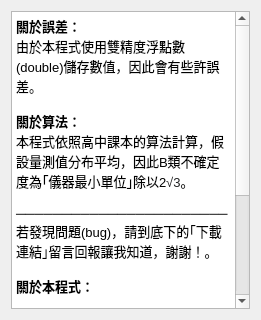
<?xml version="1.0" encoding="UTF-8"?>
<ui version="4.0">
 <class>Frame</class>
 <widget class="QFrame" name="Frame">
  <property name="geometry">
   <rect>
    <x>0</x>
    <y>0</y>
    <width>261</width>
    <height>320</height>
   </rect>
  </property>
  <property name="windowTitle">
   <string>Frame</string>
  </property>
  <layout class="QGridLayout" name="gridLayout_2">
   <item row="0" column="0">
    <layout class="QGridLayout" name="gridLayout">
     <item row="0" column="0">
      <widget class="QTextBrowser" name="textBrowser">
       <property name="html">
        <string>&lt;!DOCTYPE HTML PUBLIC &quot;-//W3C//DTD HTML 4.0//EN&quot; &quot;http://www.w3.org/TR/REC-html40/strict.dtd&quot;&gt;
&lt;html&gt;&lt;head&gt;&lt;meta name=&quot;qrichtext&quot; content=&quot;1&quot; /&gt;&lt;style type=&quot;text/css&quot;&gt;
p, li { white-space: pre-wrap; }
&lt;/style&gt;&lt;/head&gt;&lt;body style=&quot; font-family:'PMingLiU'; font-size:9pt; font-weight:400; font-style:normal;&quot;&gt;
&lt;p style=&quot; margin-top:0px; margin-bottom:0px; margin-left:0px; margin-right:0px; -qt-block-indent:0; text-indent:0px;&quot;&gt;&lt;span style=&quot; font-size:10pt; font-weight:600;&quot;&gt;關於誤差：&lt;/span&gt;&lt;/p&gt;
&lt;p style=&quot; margin-top:0px; margin-bottom:0px; margin-left:0px; margin-right:0px; -qt-block-indent:0; text-indent:0px;&quot;&gt;&lt;span style=&quot; font-size:10pt;&quot;&gt;由於本程式使用雙精度浮點數(double)儲存數值，因此會有些許誤差。&lt;/span&gt;&lt;/p&gt;
&lt;p style=&quot;-qt-paragraph-type:empty; margin-top:0px; margin-bottom:0px; margin-left:0px; margin-right:0px; -qt-block-indent:0; text-indent:0px; font-size:10pt;&quot;&gt;&lt;br /&gt;&lt;/p&gt;
&lt;p style=&quot; margin-top:0px; margin-bottom:0px; margin-left:0px; margin-right:0px; -qt-block-indent:0; text-indent:0px;&quot;&gt;&lt;span style=&quot; font-size:10pt; font-weight:600;&quot;&gt;關於算法：&lt;/span&gt;&lt;/p&gt;
&lt;p style=&quot; margin-top:0px; margin-bottom:0px; margin-left:0px; margin-right:0px; -qt-block-indent:0; text-indent:0px;&quot;&gt;&lt;span style=&quot; font-family:'Times New Roman'; font-size:10pt; color:#000000;&quot;&gt;本程式依照高中課本的算法計算，假設量測值分布平均，因此B類不確定度為｢儀器最小單位｣除以2&lt;/span&gt;&lt;span style=&quot; font-family:'sans-serif'; font-size:10pt; color:#202122; background-color:#ffffff;&quot;&gt;√3&lt;/span&gt;&lt;span style=&quot; font-family:'Times New Roman'; font-size:10pt; color:#000000;&quot;&gt;。&lt;/span&gt;&lt;/p&gt;
&lt;p style=&quot;-qt-paragraph-type:empty; margin-top:0px; margin-bottom:0px; margin-left:0px; margin-right:0px; -qt-block-indent:0; text-indent:0px; font-family:'Times New Roman'; font-size:10pt; color:#000000;&quot;&gt;&lt;br /&gt;&lt;/p&gt;
&lt;p style=&quot; margin-top:0px; margin-bottom:0px; margin-left:0px; margin-right:0px; -qt-block-indent:0; text-indent:0px;&quot;&gt;&lt;span style=&quot; font-family:'Times New Roman'; font-size:10pt; color:#000000;&quot;&gt;───────────────────────&lt;/span&gt;&lt;/p&gt;
&lt;p style=&quot; margin-top:0px; margin-bottom:0px; margin-left:0px; margin-right:0px; -qt-block-indent:0; text-indent:0px;&quot;&gt;&lt;span style=&quot; font-size:10pt;&quot;&gt;若發現問題(bug)，請到底下的｢下載連結｣留言回報讓我知道，謝謝！。&lt;/span&gt;&lt;/p&gt;
&lt;p style=&quot;-qt-paragraph-type:empty; margin-top:0px; margin-bottom:0px; margin-left:0px; margin-right:0px; -qt-block-indent:0; text-indent:0px; font-family:'Times New Roman'; font-size:10pt; color:#000000;&quot;&gt;&lt;br /&gt;&lt;/p&gt;
&lt;p style=&quot; margin-top:0px; margin-bottom:0px; margin-left:0px; margin-right:0px; -qt-block-indent:0; text-indent:0px;&quot;&gt;&lt;span style=&quot; font-family:'Times New Roman'; font-size:10pt; font-weight:600; color:#000000;&quot;&gt;關於本程式：&lt;/span&gt;&lt;/p&gt;
&lt;p style=&quot;-qt-paragraph-type:empty; margin-top:0px; margin-bottom:0px; margin-left:0px; margin-right:0px; -qt-block-indent:0; text-indent:0px; font-family:'Times New Roman'; font-size:10pt; font-weight:600; color:#000000;&quot;&gt;&lt;br /&gt;&lt;/p&gt;
&lt;p style=&quot; margin-top:0px; margin-bottom:0px; margin-left:0px; margin-right:0px; -qt-block-indent:0; text-indent:0px;&quot;&gt;&lt;span style=&quot; font-family:'Times New Roman'; font-size:10pt; color:#000000;&quot;&gt;版本：1.2&lt;/span&gt;&lt;/p&gt;
&lt;p style=&quot;-qt-paragraph-type:empty; margin-top:0px; margin-bottom:0px; margin-left:0px; margin-right:0px; -qt-block-indent:0; text-indent:0px; font-family:'Times New Roman'; font-size:10pt; font-weight:600; color:#000000;&quot;&gt;&lt;br /&gt;&lt;/p&gt;
&lt;p style=&quot; margin-top:0px; margin-bottom:0px; margin-left:0px; margin-right:0px; -qt-block-indent:0; text-indent:0px;&quot;&gt;&lt;span style=&quot; font-size:10pt; color:#000000;&quot;&gt;下載連結：&lt;/span&gt;&lt;/p&gt;
&lt;p style=&quot; margin-top:0px; margin-bottom:0px; margin-left:0px; margin-right:0px; -qt-block-indent:0; text-indent:0px;&quot;&gt;&lt;a href=&quot;https://goodbunbunblog.blogspot.com/2020/11/ECalculator.html&quot;&gt;&lt;span style=&quot; font-size:10pt; text-decoration: underline; color:#0000ff;&quot;&gt;https://goodbunbunblog.blogspot.com/2020/11/ECalculator.html&lt;/span&gt;&lt;/a&gt;&lt;/p&gt;
&lt;p style=&quot;-qt-paragraph-type:empty; margin-top:0px; margin-bottom:0px; margin-left:0px; margin-right:0px; -qt-block-indent:0; text-indent:0px; font-size:10pt; text-decoration: underline; color:#0000ff;&quot;&gt;&lt;br /&gt;&lt;/p&gt;
&lt;p style=&quot; margin-top:0px; margin-bottom:0px; margin-left:0px; margin-right:0px; -qt-block-indent:0; text-indent:0px;&quot;&gt;&lt;span style=&quot; font-size:10pt; color:#000000;&quot;&gt;作者：&lt;/span&gt;&lt;a href=&quot;https://goodbunbunblog.blogspot.com/&quot;&gt;&lt;span style=&quot; font-size:10pt; text-decoration: underline; color:#0000ff;&quot;&gt;Goodbunbun Clownfish&lt;/span&gt;&lt;/a&gt;&lt;/p&gt;
&lt;p style=&quot;-qt-paragraph-type:empty; margin-top:0px; margin-bottom:0px; margin-left:0px; margin-right:0px; -qt-block-indent:0; text-indent:0px; font-size:10pt; text-decoration: underline; color:#0000ff;&quot;&gt;&lt;br /&gt;&lt;/p&gt;
&lt;p style=&quot; margin-top:0px; margin-bottom:0px; margin-left:0px; margin-right:0px; -qt-block-indent:0; text-indent:0px;&quot;&gt;&lt;span style=&quot; font-size:10pt; color:#000000;&quot;&gt;Made by &lt;/span&gt;&lt;a href=&quot;https://www.qt.io/&quot;&gt;&lt;span style=&quot; font-size:10pt; text-decoration: underline; color:#0000ff;&quot;&gt;Qt&lt;/span&gt;&lt;/a&gt;&lt;/p&gt;&lt;/body&gt;&lt;/html&gt;</string>
       </property>
       <property name="openExternalLinks">
        <bool>true</bool>
       </property>
      </widget>
     </item>
    </layout>
   </item>
  </layout>
 </widget>
 <resources/>
 <connections/>
</ui>
